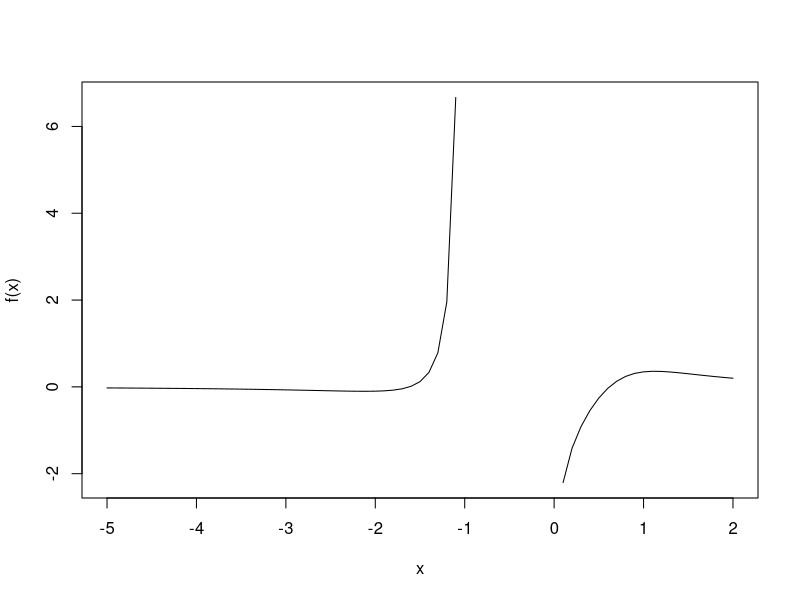

The R source for this figure:
#Q1-Bisection & Newton Method

#f(x)=log(x+x^2)/(1+x^3)

#Be aware that the domain of x is (-inf,-1)U(0,+inf)

f=function(x){
  result=log(x+(x^2))/(1+(x^3))
  return(result)
}

#f'(x)=((1/(x+x^2))*(1+2x)(1+x^3)-3x^2*log(x+x^2))/(1+x^3)^2

#find f'(x)=0 equal to find its nominator g(x)= 0#Q1-Bisection & Newton Method
#f(x)=log(x+x^2)/(1+x^3)
#Be aware that the domain of x is (-inf,-1)U(0,+inf)

f=function(x){
  result=log(x+(x^2))/(1+(x^3))
  return(result)
}

#f'(x)=((1/(x+x^2))*(1+2x)(1+x^3)-3x^2*log(x+x^2))/(1+x^3)^2
#find f'(x)=0 equal to find its nominator g(x)= 0
g=function(x){
  result=((1/(x+x^2))*(1+2*x)*(1+(x^3))-3*(x^2)*log(x+(x^2)))/(1+x^3)^2
  return(result)
}

#set f''x nominator h(x)
h=function(x){
  result=(x^2*(x*(6*(2*x^3-1)*log(x*(x+1))-14*x^3+8*x^2-9*x-6)-1)-1)/(x^2*(x+1)^3*(x^2-x+1)^3)
  return(result)
}

#Biseciton Method
bisection=function(fx,a,b,error,step){
  i<-0
  if(f(a)*f(b)>0) return("Invalid Interval [a,b]")
  while(b-a>error){
    c=(a+b)/2
    ifelse(fx(a)*fx(c)<0,b<-c,a<-c);
    i=i+1
    if(i>=step) return("Steps has been used up")
  }
  root=(a+b)/2
  return(root)
}

#Newton's Method
newton=function(fx,dfx,x_n,error,step){
  j<-0
  x_n_1=x_n+1
  while(abs(x_n_1-x_n)>error){
    x_c=x_n-fx(x_n)/dfx(x_n)
    x_n_1=x_n
    x_n=x_c
    j=j+1
    if(j>=step) return("Steps has been used up")
  }
  root=x_n_1
  return(root)
}

#obtain educated guess by ploting
xneg=seq(from=-5,to=-1, by=0.1)
xpos=seq(from=0,to=2, by=0.1)
x=c(xneg,xpos)
plot(x,f(x),type="l")

#Impletement bisection method and Newton's method
b<-bisection(g,0.5,1.5,10e-10,1000000)
b
f(b)
n<-newton(g,h,1,10e-10,1000000)
n
f(n)
#number of iterations
bisection_step=function(fx,a,b,error,step){
  i<-0
  if(f(a)*f(b)>0) return("Invalid Interval [a,b]")
  while(b-a>error){
    c=(a+b)/2
    ifelse(fx(a)*fx(c)<0,b<-c,a<-c);
    i=i+1
    if(i>=step) return("Steps has been used up")
  }
  return(i)
}
bisection_step(g,0.5,1.5,10e-10,1000000)
newton_step=function(fx,dfx,x_n,error,step){
  j<-0
  x_n_1=x_n+1
  while(abs(x_n_1-x_n)>error){
    x_c=x_n-fx(x_n)/dfx(x_n)
    x_n_1=x_n
    x_n=x_c
    j=j+1
    if(j>=step) return("Steps has been used up")}
  return(j)}
newton_step(g,h,1,10e-10,1000000)